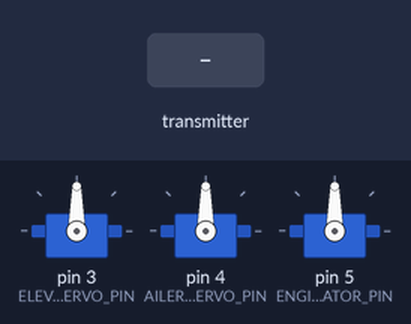
Simulated run of this sketch. Board: Arduino Uno, built with avr-gcc and run on an emulated ATmega328P. Parts: 3 × servo. Inputs (shaded band) come from the test bench. No radio packets arrive unless stated.

Above: at 1.2 s.
1.3 s: the transmitter starts sending recievedData.0 = 0
At 1.9 s:
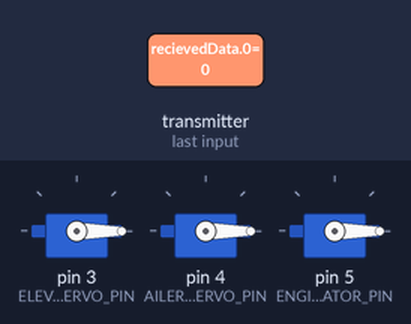
2.8 s: the transmitter starts sending recievedData.1 = 256
At 4.0 s:
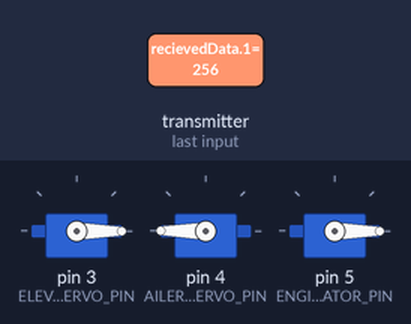
4.3 s: the transmitter starts sending recievedData.2 = 1023
At 5.4 s:
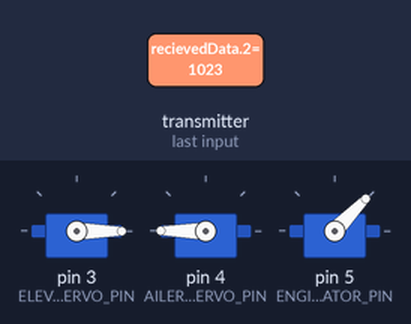
5.8 s: the transmitter starts sending recievedData.0 = 256
At 6.6 s:
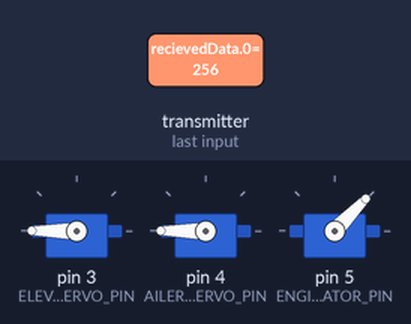
7.3 s: the transmitter starts sending recievedData.1 = 0
At 7.7 s:
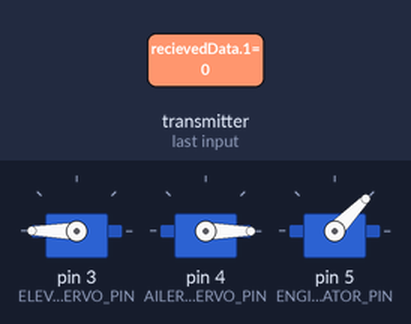
8.8 s: the transmitter starts sending recievedData.2 = 0
At 10.0 s:
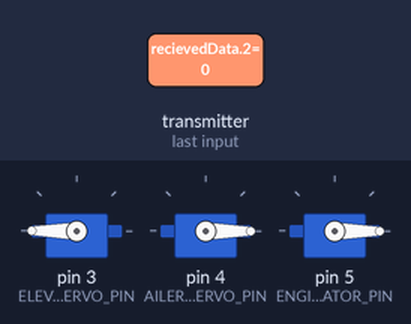
Timing chart, 0 to 11.3 s (numbered marks = the images above; inputs shaded):
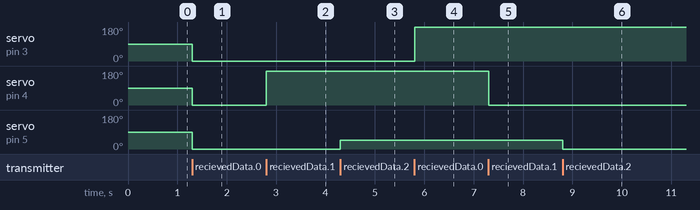

Measured:
- after the input at 1.3 s, servo on pin 3 (ELEVATOR_SERVO_PIN), servo on pin 4 (AILERONS_SERVO_PIN), servo on pin 5 (ENGINE_REGULATOR_PIN): 90° → 0° at once
- after the input at 2.8 s, servo on pin 4 (AILERONS_SERVO_PIN): 0° → 180° at once
- after the input at 4.3 s, servo on pin 5 (ENGINE_REGULATOR_PIN): 0° → 46° at once
- after the input at 5.8 s, servo on pin 3 (ELEVATOR_SERVO_PIN): 0° → 180° at once
- after the input at 7.3 s, servo on pin 4 (AILERONS_SERVO_PIN): 180° → 0° at once
- after the input at 8.8 s, servo on pin 5 (ENGINE_REGULATOR_PIN): 46° → 0° at once

The sketch:

sketch_RX.ino
```cpp
#include <nRF24L01.h>
#include <printf.h>
#include <RF24.h>
#include <RF24_config.h>
#include <SPI.h>
#include <Servo.h>

int RF24_CHIP_ENABLE_PIN = 9;
int RF24_CHIP_SELECT_PIN = 10;
RF24 radio(RF24_CHIP_ENABLE_PIN, RF24_CHIP_SELECT_PIN);

int ELEVATOR_SERVO_PIN = 3; // настроить пин сервопривода руля высоты как выход 3
int AILERONS_SERVO_PIN = 4; // настроить пин сервопривода элеронов как выход 4
int ENGINE_REGULATOR_PIN = 5; // настроить пин регулятора оборотов винта как выход 5

int SG90_MIN_ANGLE_IMPULSE = 640;
int SG90_MAX_ANGLE_IMPULSE = 2260;


Servo aileronsServo;
Servo elevatorServo;
Servo engine;

byte address[][6] = {"1Node", "2Node", "3Node", "4Node", "5Node", "6Node"}; //возможные номера труб

int recievedData[3];

void setup() {
  Serial.begin(9600); //открываем порт для связи с ПК

  elevatorServo.attach(ELEVATOR_SERVO_PIN, SG90_MIN_ANGLE_IMPULSE, SG90_MAX_ANGLE_IMPULSE);
  aileronsServo.attach(AILERONS_SERVO_PIN, SG90_MIN_ANGLE_IMPULSE, SG90_MAX_ANGLE_IMPULSE);
  engine.attach(ENGINE_REGULATOR_PIN);

  radio.begin(); // активировать модуль
  radio.setAutoAck(0); // режим подтверждения приёма, 1 вкл 0 выкл

  radio.openReadingPipe(1, address[0]); // хотим слушать трубу 0
  radio.setChannel(0x60); // выбираем канал (в котором нет шумов!)

  radio.setPALevel (RF24_PA_MAX); // уровень мощности передатчика. На выбор RF24_PA_MIN, RF24_PA_LOW, RF24_PA_HIGH, RF24_PA_MAX
  radio.setDataRate (RF24_250KBPS); // скорость обмена. На выбор RF24_2MBPS, RF24_1MBPS, RF24_250KBPS
  //должна быть одинакова на приёмнике и передатчике!
  //при самой низкой скорости имеем самую высокую чувствительность и дальность!!

  radio.powerUp(); //начать работу
  radio.startListening(); //начинаем слушать эфир, мы приёмный модуль
}

void loop()
{
  byte pipeNo;
  // слушаем эфир со всех труб
  while(radio.available(&pipeNo))
  {
    radio.read(&recievedData, sizeof(recievedData));

    elevatorServo.write(recievedData[0]);
    aileronsServo.write(recievedData[1]);
    engine.writeMicroseconds(recievedData[2]);
  }
}
```
